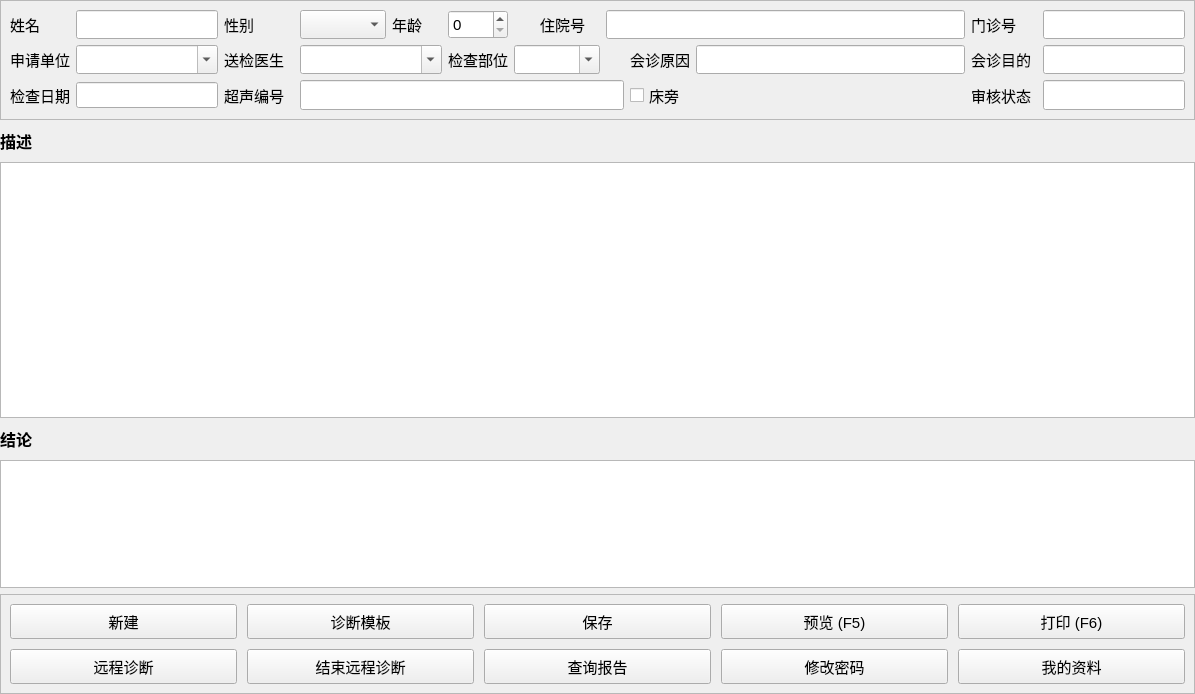
     <widget class="QWidget" name="left_widget" native="true">
      <property name="minimumSize">
       <size>
        <width>600</width>
        <height>600</height>
       </size>
      </property>
      <property name="font">
       <font>
        <pointsize>11</pointsize>
       </font>
      </property>
      <layout class="QVBoxLayout" name="verticalLayout_2">
       <property name="leftMargin">
        <number>0</number>
       </property>
       <property name="topMargin">
        <number>0</number>
       </property>
       <property name="rightMargin">
        <number>0</number>
       </property>
       <property name="bottomMargin">
        <number>0</number>
       </property>
       <item>
        <widget class="QFrame" name="top_frame">
         <property name="sizePolicy">
          <sizepolicy hsizetype="Preferred" vsizetype="Preferred">
           <horstretch>0</horstretch>
           <verstretch>0</verstretch>
          </sizepolicy>
         </property>
         <property name="minimumSize">
          <size>
           <width>0</width>
           <height>120</height>
          </size>
         </property>
         <property name="frameShape">
          <enum>QFrame::StyledPanel</enum>
         </property>
         <layout class="QGridLayout" name="gridLayout_4">
          <item row="0" column="0">
           <widget class="QLabel" name="name_label">
            <property name="sizePolicy">
             <sizepolicy hsizetype="Minimum" vsizetype="Minimum">
              <horstretch>0</horstretch>
              <verstretch>0</verstretch>
             </sizepolicy>
            </property>
            <property name="minimumSize">
             <size>
              <width>60</width>
              <height>25</height>
             </size>
            </property>
            <property name="text">
             <string>姓名</string>
            </property>
           </widget>
          </item>
          <item row="0" column="9" colspan="5">
           <widget class="QLineEdit" name="patient_id_edit">
            <property name="sizePolicy">
             <sizepolicy hsizetype="Expanding" vsizetype="Minimum">
              <horstretch>0</horstretch>
              <verstretch>0</verstretch>
             </sizepolicy>
            </property>
            <property name="minimumSize">
             <size>
              <width>50</width>
              <height>25</height>
             </size>
            </property>
           </widget>
          </item>
          <item row="0" column="8">
           <widget class="QLabel" name="patient_id__label">
            <property name="sizePolicy">
             <sizepolicy hsizetype="Minimum" vsizetype="Minimum">
              <horstretch>0</horstretch>
              <verstretch>0</verstretch>
             </sizepolicy>
            </property>
            <property name="minimumSize">
             <size>
              <width>60</width>
              <height>25</height>
             </size>
            </property>
            <property name="text">
             <string>住院号</string>
            </property>
           </widget>
          </item>
          <item row="0" column="5">
           <widget class="QLabel" name="age_label">
            <property name="sizePolicy">
             <sizepolicy hsizetype="Minimum" vsizetype="Minimum">
              <horstretch>0</horstretch>
              <verstretch>0</verstretch>
             </sizepolicy>
            </property>
            <property name="minimumSize">
             <size>
              <width>50</width>
              <height>25</height>
             </size>
            </property>
            <property name="text">
             <string>年龄</string>
            </property>
           </widget>
          </item>
          <item row="0" column="6">
           <widget class="QSpinBox" name="age_spin_box">
            <property name="sizePolicy">
             <sizepolicy hsizetype="Minimum" vsizetype="Minimum">
              <horstretch>0</horstretch>
              <verstretch>0</verstretch>
             </sizepolicy>
            </property>
            <property name="minimumSize">
             <size>
              <width>50</width>
              <height>25</height>
             </size>
            </property>
            <property name="value">
             <number>0</number>
            </property>
           </widget>
          </item>
          <item row="0" column="1" colspan="2">
           <widget class="QLineEdit" name="name_edit">
            <property name="sizePolicy">
             <sizepolicy hsizetype="Expanding" vsizetype="Minimum">
              <horstretch>0</horstretch>
              <verstretch>0</verstretch>
             </sizepolicy>
            </property>
            <property name="minimumSize">
             <size>
              <width>50</width>
              <height>25</height>
             </size>
            </property>
           </widget>
          </item>
          <item row="0" column="3">
           <widget class="QLabel" name="sex_label">
            <property name="sizePolicy">
             <sizepolicy hsizetype="Minimum" vsizetype="Minimum">
              <horstretch>0</horstretch>
              <verstretch>0</verstretch>
             </sizepolicy>
            </property>
            <property name="minimumSize">
             <size>
              <width>50</width>
              <height>25</height>
             </size>
            </property>
            <property name="text">
             <string>性别</string>
            </property>
           </widget>
          </item>
          <item row="0" column="4">
           <widget class="QComboBox" name="sex_combo_box">
            <property name="sizePolicy">
             <sizepolicy hsizetype="Minimum" vsizetype="Minimum">
              <horstretch>0</horstretch>
              <verstretch>0</verstretch>
             </sizepolicy>
            </property>
            <property name="minimumSize">
             <size>
              <width>50</width>
              <height>25</height>
             </size>
            </property>
           </widget>
          </item>
          <item row="1" column="11" colspan="3">
           <widget class="QLineEdit" name="ruds_reason_edit">
            <property name="sizePolicy">
             <sizepolicy hsizetype="Expanding" vsizetype="Minimum">
              <horstretch>0</horstretch>
              <verstretch>0</verstretch>
             </sizepolicy>
            </property>
            <property name="minimumSize">
             <size>
              <width>50</width>
              <height>25</height>
             </size>
            </property>
           </widget>
          </item>
          <item row="1" column="14" colspan="2">
           <widget class="QLabel" name="ruds_target__label">
            <property name="sizePolicy">
             <sizepolicy hsizetype="Minimum" vsizetype="Minimum">
              <horstretch>0</horstretch>
              <verstretch>0</verstretch>
             </sizepolicy>
            </property>
            <property name="minimumSize">
             <size>
              <width>60</width>
              <height>25</height>
             </size>
            </property>
            <property name="text">
             <string>会诊目的</string>
            </property>
           </widget>
          </item>
          <item row="1" column="10">
           <widget class="QLabel" name="ruds_reason__label">
            <property name="sizePolicy">
             <sizepolicy hsizetype="Minimum" vsizetype="Minimum">
              <horstretch>0</horstretch>
              <verstretch>0</verstretch>
             </sizepolicy>
            </property>
            <property name="minimumSize">
             <size>
              <width>60</width>
              <height>25</height>
             </size>
            </property>
            <property name="text">
             <string>会诊原因</string>
            </property>
           </widget>
          </item>
          <item row="2" column="0">
           <widget class="QLabel" name="date_label">
            <property name="sizePolicy">
             <sizepolicy hsizetype="Minimum" vsizetype="Minimum">
              <horstretch>0</horstretch>
              <verstretch>0</verstretch>
             </sizepolicy>
            </property>
            <property name="minimumSize">
             <size>
              <width>60</width>
              <height>25</height>
             </size>
            </property>
            <property name="text">
             <string>检查日期</string>
            </property>
           </widget>
          </item>
          <item row="1" column="0">
           <widget class="QLabel" name="department_label">
            <property name="sizePolicy">
             <sizepolicy hsizetype="Minimum" vsizetype="Minimum">
              <horstretch>0</horstretch>
              <verstretch>0</verstretch>
             </sizepolicy>
            </property>
            <property name="minimumSize">
             <size>
              <width>60</width>
              <height>25</height>
             </size>
            </property>
            <property name="text">
             <string>申请单位</string>
            </property>
           </widget>
          </item>
          <item row="1" column="16">
           <widget class="QLineEdit" name="ruds_target_edit">
            <property name="sizePolicy">
             <sizepolicy hsizetype="Expanding" vsizetype="Minimum">
              <horstretch>0</horstretch>
              <verstretch>0</verstretch>
             </sizepolicy>
            </property>
            <property name="minimumSize">
             <size>
              <width>50</width>
              <height>25</height>
             </size>
            </property>
           </widget>
          </item>
          <item row="2" column="1" colspan="2">
           <widget class="QLineEdit" name="date_edit">
            <property name="sizePolicy">
             <sizepolicy hsizetype="Expanding" vsizetype="Fixed">
              <horstretch>0</horstretch>
              <verstretch>0</verstretch>
             </sizepolicy>
            </property>
            <property name="minimumSize">
             <size>
              <width>50</width>
              <height>25</height>
             </size>
            </property>
            <property name="readOnly">
             <bool>false</bool>
            </property>
           </widget>
          </item>
          <item row="0" column="14">
           <widget class="QLabel" name="number_label">
            <property name="sizePolicy">
             <sizepolicy hsizetype="Minimum" vsizetype="Minimum">
              <horstretch>0</horstretch>
              <verstretch>0</verstretch>
             </sizepolicy>
            </property>
            <property name="minimumSize">
             <size>
              <width>60</width>
              <height>25</height>
             </size>
            </property>
            <property name="text">
             <string>门诊号</string>
            </property>
           </widget>
          </item>
          <item row="1" column="6">
           <widget class="QLabel" name="check_point_label">
            <property name="sizePolicy">
             <sizepolicy hsizetype="Minimum" vsizetype="Minimum">
              <horstretch>0</horstretch>
              <verstretch>0</verstretch>
             </sizepolicy>
            </property>
            <property name="minimumSize">
             <size>
              <width>60</width>
              <height>25</height>
             </size>
            </property>
            <property name="text">
             <string>检查部位</string>
            </property>
           </widget>
          </item>
          <item row="1" column="7" colspan="2">
           <widget class="QComboBox" name="check_point_combobox">
            <property name="sizePolicy">
             <sizepolicy hsizetype="Expanding" vsizetype="Minimum">
              <horstretch>0</horstretch>
              <verstretch>0</verstretch>
             </sizepolicy>
            </property>
            <property name="minimumSize">
             <size>
              <width>50</width>
              <height>25</height>
             </size>
            </property>
            <property name="editable">
             <bool>true</bool>
            </property>
           </widget>
          </item>
          <item row="1" column="1" colspan="2">
           <widget class="QComboBox" name="department_combobox">
            <property name="sizePolicy">
             <sizepolicy hsizetype="Expanding" vsizetype="Minimum">
              <horstretch>0</horstretch>
              <verstretch>0</verstretch>
             </sizepolicy>
            </property>
            <property name="minimumSize">
             <size>
              <width>50</width>
              <height>25</height>
             </size>
            </property>
            <property name="autoFillBackground">
             <bool>false</bool>
            </property>
            <property name="editable">
             <bool>true</bool>
            </property>
           </widget>
          </item>
          <item row="1" column="3">
           <widget class="QLabel" name="doctor_label">
            <property name="sizePolicy">
             <sizepolicy hsizetype="Minimum" vsizetype="Minimum">
              <horstretch>0</horstretch>
              <verstretch>0</verstretch>
             </sizepolicy>
            </property>
            <property name="minimumSize">
             <size>
              <width>60</width>
              <height>25</height>
             </size>
            </property>
            <property name="text">
             <string>送检医生</string>
            </property>
           </widget>
          </item>
          <item row="0" column="16">
           <widget class="QLineEdit" name="number_edit">
            <property name="sizePolicy">
             <sizepolicy hsizetype="Expanding" vsizetype="Minimum">
              <horstretch>0</horstretch>
              <verstretch>0</verstretch>
             </sizepolicy>
            </property>
            <property name="minimumSize">
             <size>
              <width>50</width>
              <height>25</height>
             </size>
            </property>
           </widget>
          </item>
          <item row="1" column="4" colspan="2">
           <widget class="QComboBox" name="submitting_doctor_combobox">
            <property name="sizePolicy">
             <sizepolicy hsizetype="Expanding" vsizetype="Minimum">
              <horstretch>0</horstretch>
              <verstretch>0</verstretch>
             </sizepolicy>
            </property>
            <property name="minimumSize">
             <size>
              <width>50</width>
              <height>25</height>
             </size>
            </property>
            <property name="editable">
             <bool>true</bool>
            </property>
           </widget>
          </item>
          <item row="2" column="3">
           <widget class="QLabel" name="ultrasound_number_label">
            <property name="sizePolicy">
             <sizepolicy hsizetype="Minimum" vsizetype="Minimum">
              <horstretch>0</horstretch>
              <verstretch>0</verstretch>
             </sizepolicy>
            </property>
            <property name="minimumSize">
             <size>
              <width>70</width>
              <height>25</height>
             </size>
            </property>
            <property name="text">
             <string>超声编号</string>
            </property>
           </widget>
          </item>
          <item row="2" column="4" colspan="6">
           <widget class="QLineEdit" name="ultrasound_number_edit">
            <property name="sizePolicy">
             <sizepolicy hsizetype="Expanding" vsizetype="Minimum">
              <horstretch>0</horstretch>
              <verstretch>0</verstretch>
             </sizepolicy>
            </property>
            <property name="minimumSize">
             <size>
              <width>50</width>
              <height>25</height>
             </size>
            </property>
            <property name="autoFillBackground">
             <bool>false</bool>
            </property>
            <property name="styleSheet">
             <string notr="true"/>
            </property>
            <property name="readOnly">
             <bool>true</bool>
            </property>
           </widget>
          </item>
          <item row="2" column="10">
           <widget class="QCheckBox" name="bedside_type_checkbox">
            <property name="sizePolicy">
             <sizepolicy hsizetype="Minimum" vsizetype="Minimum">
              <horstretch>0</horstretch>
              <verstretch>0</verstretch>
             </sizepolicy>
            </property>
            <property name="minimumSize">
             <size>
              <width>50</width>
              <height>25</height>
             </size>
            </property>
            <property name="text">
             <string>床旁</string>
            </property>
           </widget>
          </item>
          <item row="2" column="11" colspan="3">
           <spacer name="horizontalSpacer_2">
            <property name="orientation">
             <enum>Qt::Horizontal</enum>
            </property>
            <property name="sizeHint" stdset="0">
             <size>
              <width>269</width>
              <height>20</height>
             </size>
            </property>
           </spacer>
          </item>
          <item row="2" column="14">
           <widget class="QLabel" name="status_label">
            <property name="text">
             <string>审核状态</string>
            </property>
           </widget>
          </item>
          <item row="2" column="16">
           <widget class="QLineEdit" name="status_line_edit">
            <property name="sizePolicy">
             <sizepolicy hsizetype="Minimum" vsizetype="Minimum">
              <horstretch>0</horstretch>
              <verstretch>0</verstretch>
             </sizepolicy>
            </property>
            <property name="minimumSize">
             <size>
              <width>0</width>
              <height>30</height>
             </size>
            </property>
            <property name="maximumSize">
             <size>
              <width>16777215</width>
              <height>30</height>
             </size>
            </property>
            <property name="readOnly">
             <bool>true</bool>
            </property>
           </widget>
          </item>
         </layout>
        </widget>
       </item>
       <item>
        <widget class="QLabel" name="conclusion_label">
         <property name="minimumSize">
          <size>
           <width>0</width>
           <height>30</height>
          </size>
         </property>
         <property name="font">
          <font>
           <pointsize>12</pointsize>
           <weight>75</weight>
           <bold>true</bold>
          </font>
         </property>
         <property name="text">
          <string>描述</string>
         </property>
        </widget>
       </item>
       <item>
        <widget class="QTextEdit" name="description_edit">
         <property name="sizePolicy">
          <sizepolicy hsizetype="Expanding" vsizetype="Expanding">
           <horstretch>0</horstretch>
           <verstretch>2</verstretch>
          </sizepolicy>
         </property>
        </widget>
       </item>
       <item>
        <widget class="QLabel" name="description_label">
         <property name="minimumSize">
          <size>
           <width>0</width>
           <height>30</height>
          </size>
         </property>
         <property name="font">
          <font>
           <pointsize>12</pointsize>
           <weight>75</weight>
           <bold>true</bold>
          </font>
         </property>
         <property name="text">
          <string>结论</string>
         </property>
        </widget>
       </item>
       <item>
        <widget class="QTextEdit" name="conclusion_edit">
         <property name="sizePolicy">
          <sizepolicy hsizetype="Expanding" vsizetype="Expanding">
           <horstretch>0</horstretch>
           <verstretch>1</verstretch>
          </sizepolicy>
         </property>
        </widget>
       </item>
       <item>
        <widget class="QFrame" name="bottom_frame">
         <property name="sizePolicy">
          <sizepolicy hsizetype="Preferred" vsizetype="Minimum">
           <horstretch>0</horstretch>
           <verstretch>0</verstretch>
          </sizepolicy>
         </property>
         <property name="minimumSize">
          <size>
           <width>0</width>
           <height>100</height>
          </size>
         </property>
         <property name="frameShape">
          <enum>QFrame::StyledPanel</enum>
         </property>
         <layout class="QGridLayout" name="gridLayout_3">
          <property name="spacing">
           <number>10</number>
          </property>
          <item row="0" column="3">
           <widget class="QPushButton" name="preview_button">
            <property name="sizePolicy">
             <sizepolicy hsizetype="Minimum" vsizetype="Minimum">
              <horstretch>0</horstretch>
              <verstretch>0</verstretch>
             </sizepolicy>
            </property>
            <property name="minimumSize">
             <size>
              <width>70</width>
              <height>25</height>
             </size>
            </property>
            <property name="text">
             <string>预览 (F5)</string>
            </property>
           </widget>
          </item>
          <item row="0" column="1">
           <widget class="QPushButton" name="template_button">
            <property name="sizePolicy">
             <sizepolicy hsizetype="Minimum" vsizetype="Minimum">
              <horstretch>0</horstretch>
              <verstretch>0</verstretch>
             </sizepolicy>
            </property>
            <property name="minimumSize">
             <size>
              <width>70</width>
              <height>25</height>
             </size>
            </property>
            <property name="text">
             <string>诊断模板</string>
            </property>
           </widget>
          </item>
          <item row="0" column="2">
           <widget class="QPushButton" name="save_button">
            <property name="sizePolicy">
             <sizepolicy hsizetype="Minimum" vsizetype="Minimum">
              <horstretch>0</horstretch>
              <verstretch>0</verstretch>
             </sizepolicy>
            </property>
            <property name="minimumSize">
             <size>
              <width>70</width>
              <height>25</height>
             </size>
            </property>
            <property name="text">
             <string>保存</string>
            </property>
           </widget>
          </item>
          <item row="0" column="0">
           <widget class="QPushButton" name="new_button">
            <property name="sizePolicy">
             <sizepolicy hsizetype="Minimum" vsizetype="Minimum">
              <horstretch>0</horstretch>
              <verstretch>0</verstretch>
             </sizepolicy>
            </property>
            <property name="minimumSize">
             <size>
              <width>70</width>
              <height>25</height>
             </size>
            </property>
            <property name="text">
             <string>新建</string>
            </property>
           </widget>
          </item>
          <item row="1" column="1">
           <widget class="QPushButton" name="end_button">
            <property name="sizePolicy">
             <sizepolicy hsizetype="Minimum" vsizetype="Minimum">
              <horstretch>0</horstretch>
              <verstretch>0</verstretch>
             </sizepolicy>
            </property>
            <property name="minimumSize">
             <size>
              <width>70</width>
              <height>25</height>
             </size>
            </property>
            <property name="text">
             <string>结束远程诊断</string>
            </property>
           </widget>
          </item>
          <item row="1" column="2">
           <widget class="QPushButton" name="query_button">
            <property name="sizePolicy">
             <sizepolicy hsizetype="Minimum" vsizetype="Minimum">
              <horstretch>0</horstretch>
              <verstretch>0</verstretch>
             </sizepolicy>
            </property>
            <property name="minimumSize">
             <size>
              <width>70</width>
              <height>25</height>
             </size>
            </property>
            <property name="text">
             <string>查询报告</string>
            </property>
           </widget>
          </item>
          <item row="1" column="3">
           <widget class="QPushButton" name="change_password_button">
            <property name="sizePolicy">
             <sizepolicy hsizetype="Minimum" vsizetype="Minimum">
              <horstretch>0</horstretch>
              <verstretch>0</verstretch>
             </sizepolicy>
            </property>
            <property name="minimumSize">
             <size>
              <width>70</width>
              <height>25</height>
             </size>
            </property>
            <property name="text">
             <string>修改密码</string>
            </property>
           </widget>
          </item>
          <item row="0" column="4">
           <widget class="QPushButton" name="print_button">
            <property name="sizePolicy">
             <sizepolicy hsizetype="Minimum" vsizetype="Minimum">
              <horstretch>0</horstretch>
              <verstretch>0</verstretch>
             </sizepolicy>
            </property>
            <property name="minimumSize">
             <size>
              <width>70</width>
              <height>25</height>
             </size>
            </property>
            <property name="text">
             <string>打印 (F6)</string>
            </property>
           </widget>
          </item>
          <item row="1" column="0">
           <widget class="QPushButton" name="call_button">
            <property name="sizePolicy">
             <sizepolicy hsizetype="Minimum" vsizetype="Minimum">
              <horstretch>0</horstretch>
              <verstretch>0</verstretch>
             </sizepolicy>
            </property>
            <property name="minimumSize">
             <size>
              <width>70</width>
              <height>25</height>
             </size>
            </property>
            <property name="text">
             <string>远程诊断</string>
            </property>
           </widget>
          </item>
          <item row="1" column="4">
           <widget class="QPushButton" name="profile_button">
            <property name="sizePolicy">
             <sizepolicy hsizetype="Minimum" vsizetype="Minimum">
              <horstretch>0</horstretch>
              <verstretch>0</verstretch>
             </sizepolicy>
            </property>
            <property name="minimumSize">
             <size>
              <width>70</width>
              <height>25</height>
             </size>
            </property>
            <property name="text">
             <string>我的资料</string>
            </property>
           </widget>
          </item>
         </layout>
        </widget>
       </item>
      </layout>
     </widget>
